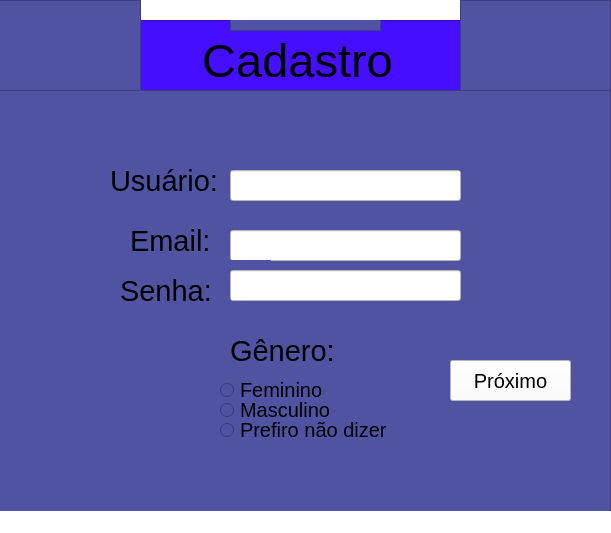
<?xml version="1.0" encoding="UTF-8"?>
<ui version="4.0">
 <class>MainWindow</class>
 <widget class="QMainWindow" name="MainWindow">
  <property name="geometry">
   <rect>
    <x>0</x>
    <y>0</y>
    <width>611</width>
    <height>533</height>
   </rect>
  </property>
  <property name="windowTitle">
   <string>MainWindow</string>
  </property>
  <property name="styleSheet">
   <string notr="true">background-color: rgb(255, 255, 255);</string>
  </property>
  <widget class="QWidget" name="centralwidget">
   <widget class="QFrame" name="frame">
    <property name="geometry">
     <rect>
      <x>130</x>
      <y>20</y>
      <width>331</width>
      <height>81</height>
     </rect>
    </property>
    <property name="styleSheet">
     <string notr="true">background-color: rgb(70, 14, 255);</string>
    </property>
    <property name="frameShape">
     <enum>QFrame::StyledPanel</enum>
    </property>
    <property name="frameShadow">
     <enum>QFrame::Raised</enum>
    </property>
    <widget class="QLabel" name="label">
     <property name="geometry">
      <rect>
       <x>20</x>
       <y>20</y>
       <width>281</width>
       <height>41</height>
      </rect>
     </property>
     <property name="font">
      <font>
       <pointsize>35</pointsize>
      </font>
     </property>
     <property name="text">
      <string>    Cadastro</string>
     </property>
    </widget>
    <widget class="QFrame" name="frame_5">
     <property name="geometry">
      <rect>
       <x>100</x>
       <y>-40</y>
       <width>151</width>
       <height>51</height>
      </rect>
     </property>
     <property name="styleSheet">
      <string notr="true">background-color: rgb(, 255, 255);
background-color: rgb(79, 83, 162);</string>
     </property>
     <property name="frameShape">
      <enum>QFrame::StyledPanel</enum>
     </property>
     <property name="frameShadow">
      <enum>QFrame::Raised</enum>
     </property>
    </widget>
   </widget>
   <widget class="QFrame" name="frame_2">
    <property name="geometry">
     <rect>
      <x>-20</x>
      <y>90</y>
      <width>631</width>
      <height>451</height>
     </rect>
    </property>
    <property name="styleSheet">
     <string notr="true">background-color: rgb(, 255, 255);
background-color: rgb(79, 83, 162);</string>
    </property>
    <property name="frameShape">
     <enum>QFrame::StyledPanel</enum>
    </property>
    <property name="frameShadow">
     <enum>QFrame::Raised</enum>
    </property>
    <widget class="QLabel" name="label_2">
     <property name="geometry">
      <rect>
       <x>130</x>
       <y>60</y>
       <width>151</width>
       <height>61</height>
      </rect>
     </property>
     <property name="font">
      <font>
       <pointsize>22</pointsize>
      </font>
     </property>
     <property name="text">
      <string>Usuário:</string>
     </property>
    </widget>
    <widget class="QLineEdit" name="lineEdit">
     <property name="geometry">
      <rect>
       <x>250</x>
       <y>80</y>
       <width>231</width>
       <height>31</height>
      </rect>
     </property>
     <property name="styleSheet">
      <string notr="true">background-color: rgb(255, 255, 255);</string>
     </property>
    </widget>
    <widget class="QLabel" name="label_3">
     <property name="geometry">
      <rect>
       <x>150</x>
       <y>120</y>
       <width>151</width>
       <height>61</height>
      </rect>
     </property>
     <property name="font">
      <font>
       <pointsize>22</pointsize>
      </font>
     </property>
     <property name="text">
      <string>Email:</string>
     </property>
    </widget>
    <widget class="QLineEdit" name="lineEdit_2">
     <property name="geometry">
      <rect>
       <x>250</x>
       <y>140</y>
       <width>231</width>
       <height>31</height>
      </rect>
     </property>
     <property name="styleSheet">
      <string notr="true">background-color: rgb(255, 255, 255);</string>
     </property>
    </widget>
    <widget class="QLabel" name="label_4">
     <property name="geometry">
      <rect>
       <x>140</x>
       <y>170</y>
       <width>151</width>
       <height>61</height>
      </rect>
     </property>
     <property name="font">
      <font>
       <pointsize>22</pointsize>
      </font>
     </property>
     <property name="text">
      <string>Senha:</string>
     </property>
    </widget>
    <widget class="QLineEdit" name="lineEdit_3">
     <property name="geometry">
      <rect>
       <x>250</x>
       <y>180</y>
       <width>231</width>
       <height>31</height>
      </rect>
     </property>
     <property name="styleSheet">
      <string notr="true">background-color: rgb(255, 255, 255);</string>
     </property>
    </widget>
    <widget class="QLabel" name="label_5">
     <property name="geometry">
      <rect>
       <x>250</x>
       <y>230</y>
       <width>151</width>
       <height>61</height>
      </rect>
     </property>
     <property name="font">
      <font>
       <pointsize>22</pointsize>
      </font>
     </property>
     <property name="text">
      <string>Gênero:</string>
     </property>
    </widget>
    <widget class="QRadioButton" name="radioButton">
     <property name="geometry">
      <rect>
       <x>240</x>
       <y>290</y>
       <width>141</width>
       <height>20</height>
      </rect>
     </property>
     <property name="font">
      <font>
       <pointsize>15</pointsize>
      </font>
     </property>
     <property name="text">
      <string>Feminino</string>
     </property>
    </widget>
    <widget class="QRadioButton" name="radioButton_2">
     <property name="geometry">
      <rect>
       <x>240</x>
       <y>310</y>
       <width>141</width>
       <height>20</height>
      </rect>
     </property>
     <property name="font">
      <font>
       <pointsize>15</pointsize>
      </font>
     </property>
     <property name="text">
      <string>Masculino</string>
     </property>
    </widget>
    <widget class="QRadioButton" name="radioButton_3">
     <property name="geometry">
      <rect>
       <x>240</x>
       <y>330</y>
       <width>181</width>
       <height>20</height>
      </rect>
     </property>
     <property name="font">
      <font>
       <pointsize>15</pointsize>
      </font>
     </property>
     <property name="text">
      <string>Prefiro não dizer</string>
     </property>
    </widget>
    <widget class="QPushButton" name="pushButton">
     <property name="geometry">
      <rect>
       <x>470</x>
       <y>270</y>
       <width>121</width>
       <height>41</height>
      </rect>
     </property>
     <property name="font">
      <font>
       <pointsize>15</pointsize>
      </font>
     </property>
     <property name="styleSheet">
      <string notr="true">background-color: rgb(255, 255, 255);</string>
     </property>
     <property name="text">
      <string>Próximo</string>
     </property>
    </widget>
   </widget>
   <widget class="QFrame" name="frame_3">
    <property name="geometry">
     <rect>
      <x>-10</x>
      <y>0</y>
      <width>151</width>
      <height>91</height>
     </rect>
    </property>
    <property name="styleSheet">
     <string notr="true">background-color: rgb(, 255, 255);
background-color: rgb(79, 83, 162);</string>
    </property>
    <property name="frameShape">
     <enum>QFrame::StyledPanel</enum>
    </property>
    <property name="frameShadow">
     <enum>QFrame::Raised</enum>
    </property>
   </widget>
   <widget class="QFrame" name="frame_4">
    <property name="geometry">
     <rect>
      <x>460</x>
      <y>0</y>
      <width>151</width>
      <height>91</height>
     </rect>
    </property>
    <property name="styleSheet">
     <string notr="true">background-color: rgb(, 255, 255);
background-color: rgb(79, 83, 162);</string>
    </property>
    <property name="frameShape">
     <enum>QFrame::StyledPanel</enum>
    </property>
    <property name="frameShadow">
     <enum>QFrame::Raised</enum>
    </property>
   </widget>
  </widget>
  <widget class="QMenuBar" name="menubar">
   <property name="geometry">
    <rect>
     <x>0</x>
     <y>0</y>
     <width>611</width>
     <height>21</height>
    </rect>
   </property>
  </widget>
  <widget class="QStatusBar" name="statusbar"/>
 </widget>
 <resources/>
 <connections/>
</ui>
